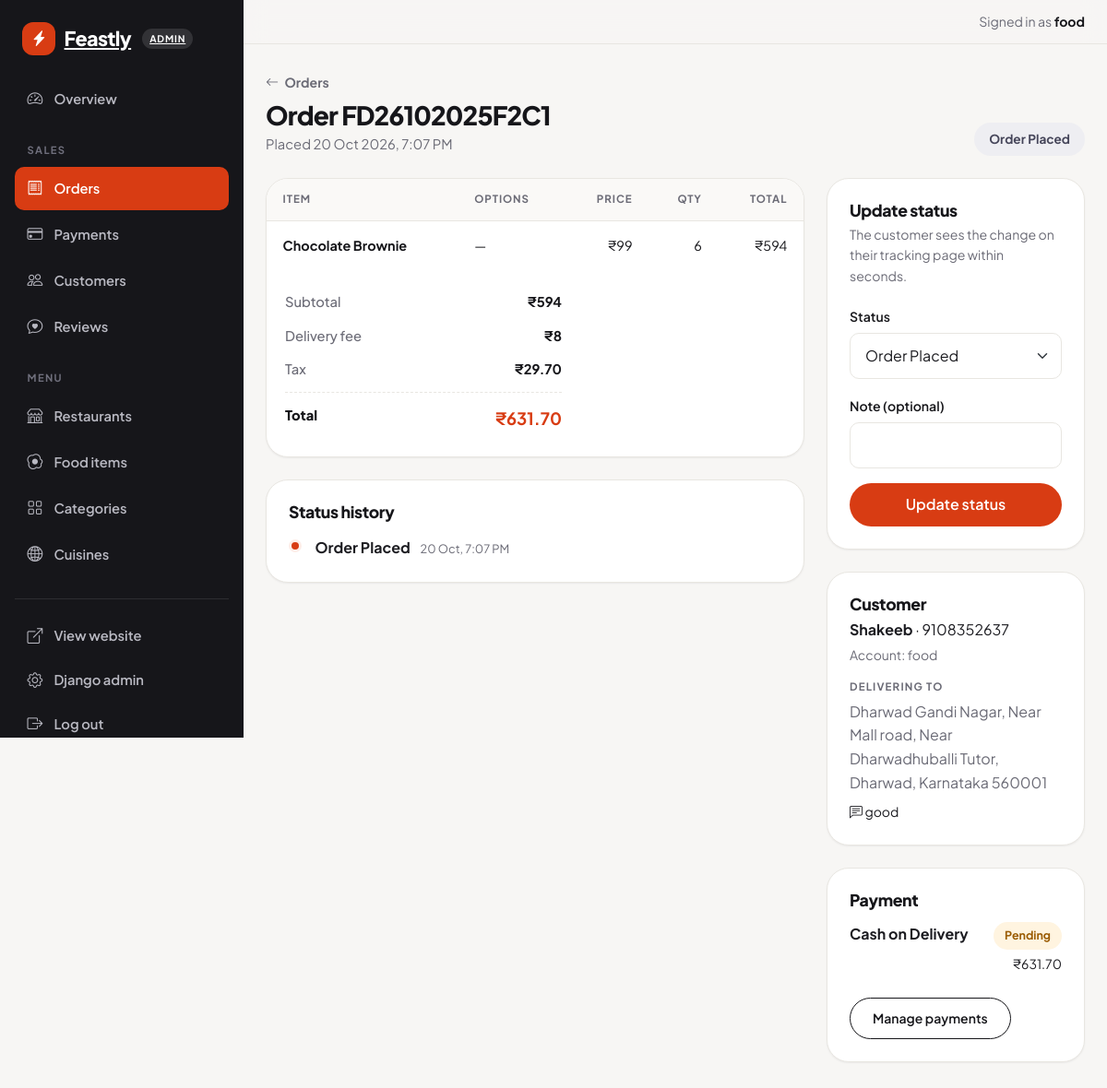
Screenshot of /dashboard/orders/FD26102025F2C1/ (signed in) with the database file from the repository.
### orders/models.py (models this page shows, shortened)
class Order(TimeStampedModel):
    class Status(models.TextChoices):
        PLACED = "placed", "Order Placed"
        CONFIRMED = "confirmed", "Restaurant Confirmed"
        PREPARING = "preparing", "Preparing"
        OUT_FOR_DELIVERY = "out_for_delivery", "Out for Delivery"
        DELIVERED = "delivered", "Delivered"
        CANCELLED = "cancelled", "Cancelled"
    order_number = models.CharField(max_length=20, unique=True, editable=False)
    user = models.ForeignKey(settings.AUTH_USER_MODEL, on_delete=models.SET_NULL, null=True, related_name="orders")
    restaurant = models.ForeignKey(
        "restaurants.Restaurant", on_delete=models.SET_NULL, null=True, related_name="orders"
    )
    restaurant_name = models.CharField(max_length=120)  # snapshot: history survives restaurant deletion
    status = models.CharField(max_length=20, choices=Status.choices, default=Status.PLACED)
    contact_name = models.CharField(max_length=100)
    contact_phone = models.CharField(max_length=14, validators=[phone_validator])
    delivery_address = models.TextField()
    notes = models.TextField(blank=True)
    subtotal = models.DecimalField(max_digits=10, decimal_places=2)
    delivery_fee = models.DecimalField(max_digits=8, decimal_places=2, default=0)
    tax = models.DecimalField(max_digits=8, decimal_places=2, default=0)
    discount = models.DecimalField(max_digits=8, decimal_places=2, default=0)
    total = models.DecimalField(max_digits=10, decimal_places=2)
    coupon = models.ForeignKey(Coupon, on_delete=models.SET_NULL, null=True, blank=True, related_name="orders")
    estimated_delivery_at = models.DateTimeField(null=True, blank=True)
    class Meta:
        ordering = ["-created_at"]
        indexes = [
            models.Index(fields=["user", "-created_at"]),
            models.Index(fields=["status", "-created_at"]),
            models.Index(fields=["restaurant", "-created_at"]),
        ]
        constraints = [
            models.CheckConstraint(condition=models.Q(total__gte=0), name="orders_order_total_non_negative"),
        ]

class OrderItem(TimeStampedModel):
    order = models.ForeignKey(Order, on_delete=models.CASCADE, related_name="items")
    food_item = models.ForeignKey("menu.FoodItem", on_delete=models.SET_NULL, null=True, related_name="+")
    name = models.CharField(max_length=120)  # snapshot
    size_name = models.CharField(max_length=40, blank=True)
    extras = models.JSONField(default=list, blank=True)  # list of extra names at time of order
    unit_price = models.DecimalField(max_digits=8, decimal_places=2)
    quantity = models.PositiveSmallIntegerField(default=1)
    class Meta:
        constraints = [
            models.CheckConstraint(condition=models.Q(quantity__gte=1), name="orders_orderitem_quantity_min_one"),
        ]
    @property
    def line_total(self):
        return self.unit_price * self.quantity

class OrderStatusEvent(TimeStampedModel):
    order = models.ForeignKey(Order, on_delete=models.CASCADE, related_name="status_history")
    status = models.CharField(max_length=20, choices=Order.Status.choices)
    note = models.CharField(max_length=200, blank=True)
    class Meta:
        ordering = ["created_at", "id"]
        indexes = [models.Index(fields=["order", "created_at"])]

### payments/models.py (models this page shows, shortened)
class Payment(TimeStampedModel):
    class Method(models.TextChoices):
        COD = "cod", "Cash on Delivery"
        CARD = "card", "Card"
        UPI = "upi", "UPI"
        NETBANKING = "netbanking", "Net Banking"
    class Status(models.TextChoices):
        PENDING = "pending", "Pending"
        PAID = "paid", "Paid"
        FAILED = "failed", "Failed"
        REFUNDED = "refunded", "Refunded"
    order = models.ForeignKey("orders.Order", on_delete=models.PROTECT, related_name="payments")
    method = models.CharField(max_length=15, choices=Method.choices)
    status = models.CharField(max_length=10, choices=Status.choices, default=Status.PENDING)
    amount = models.DecimalField(max_digits=10, decimal_places=2)
    transaction_id = models.CharField(max_length=100, blank=True)
    gateway_response = models.JSONField(default=dict, blank=True)
    paid_at = models.DateTimeField(null=True, blank=True)
    class Meta:
        ordering = ["-created_at"]
        indexes = [
            models.Index(fields=["status", "-created_at"]),
            models.Index(fields=["transaction_id"]),
        ]
        constraints = [
            models.CheckConstraint(condition=models.Q(amount__gte=0), name="payments_payment_amount_non_negative"),
        ]

### dashboard/views.py (the view, shortened to what this page needs)
# urls.py: path("orders/<str:order_number>/", views.OrderDetailView.as_view(), name="order_detail"),
class OrderDetailView(StaffRequiredMixin, View):
    def get_order(self, order_number):
        return get_object_or_404(
            Order.objects.select_related("user").prefetch_related("items", "payments", "status_history"),
            order_number=order_number,
        )
    def show(self, request, order, form):
        return render(request, "dashboard/order_detail.html", {
            "resource": RESOURCES["orders"], "active": "orders", "order": order, "form": form,
            "payments": order.payments.all(), "history": order.status_history.all(),
        })
    def get(self, request, order_number):
        order = self.get_order(order_number)
        return self.show(request, order, OrderStatusForm(initial={"status": order.status}))

### templates/dashboard/order_detail.html (shortened to what this page needs)
{% extends "dashboard/layout.html" %}
{% load dashboard_extras %}
{% block content %}
<div class="dash-head">
  <div>
    <a href="{% url 'dashboard:orders_list' %}" class="back-link"><i class="bi bi-arrow-left"></i> Orders</a>
    <h1 class="dash-title mt-2">Order {{ order.order_number }}</h1>
    <p class="dash-sub">Placed {{ order.created_at|date:"d M Y, g:i A" }}</p>
  </div>
  <span class="badge-soft badge-lg {{ order.status|badge_class }}">{{ order.get_status_display }}</span>
</div>
<div class="row g-4">
  <div class="col-lg-8">
    <section class="dash-card dash-card-flush mb-4">
      <div class="dash-table-wrap">
        <table class="dash-table">
          <thead>
            <tr><th scope="col">Item</th><th scope="col">Options</th><th scope="col" class="text-end">Price</th><th scope="col" class="text-end">Qty</th><th scope="col" class="text-end">Total</th></tr>
          </thead>
          <tbody>
            {% for item in order.items.all %}
              <tr>
                <td data-label="Item"><strong>{{ item.name }}</strong></td>
                <td data-label="Options">{% if not item.size_name and not item.extras %}&mdash;{% endif %}</td>
                <td class="text-end" data-label="Price">₹{{ item.unit_price|floatformat:"-2" }}</td>
                <td class="text-end" data-label="Qty">{{ item.quantity }}</td>
                <td class="text-end" data-label="Total">₹{{ item.line_total|floatformat:"-2" }}</td>
              </tr>
            {% endfor %}
          </tbody>
        </table>
      </div>
      <dl class="summary-rows dash-totals">
        <div class="summary-row"><dt>Subtotal</dt><dd>₹{{ order.subtotal|floatformat:"-2" }}</dd></div>
        <div class="summary-row"><dt>Delivery fee</dt><dd>{% if order.delivery_fee %}₹{{ order.delivery_fee|floatformat:"-2" }}{% else %}Free{% endif %}</dd></div>
        <div class="summary-row"><dt>Tax</dt><dd>₹{{ order.tax|floatformat:"-2" }}</dd></div>
        <div class="summary-row summary-total"><dt>Total</dt><dd>₹{{ order.total|floatformat:"-2" }}</dd></div>
      </dl>
    </section>
    <section class="dash-card">
      <h2 class="dash-card-title">Status history</h2>
      <ol class="history">
        {% for event in history %}
          <li>
            <span class="history-dot"></span>
            <div>
              <strong>{{ event.get_status_display }}</strong>
              <span class="history-time">{{ event.created_at|date:"d M, g:i A" }}</span>
            </div>
          </li>
        {% endfor %}
      </ol>
    </section>
  </div>
  <div class="col-lg-4">
    <section class="dash-card mb-4">
      <h2 class="dash-card-title">Update status</h2>
      <p class="dash-card-sub">The customer sees the change on their tracking page within seconds.</p>
      <form method="post" novalidate>
        <div class="mb-3">
          <label class="form-label" for="{{ form.status.id_for_label }}">Status</label>
          {{ form.status }}
        </div>
        <div class="mb-3">
          <label class="form-label" for="{{ form.note.id_for_label }}">{{ form.note.label }}</label>
          {{ form.note }}
        </div>
        <button type="submit" class="btn btn-accent w-100">Update status</button>
      </form>
    </section>
    <section class="dash-card mb-4">
      <h2 class="dash-card-title">Customer</h2>
      <p class="mb-1"><strong>{{ order.contact_name }}</strong> &middot; {{ order.contact_phone }}</p>
      {% if order.user %}<p class="small text-muted-soft mb-3">Account: {{ order.user.username }}{% if order.user.email %} &middot; {{ order.user.email }}{% endif %}</p>{% endif %}
      <h3 class="detail-block-title">Delivering to</h3>
      <p class="mb-0 text-muted-soft">{{ order.delivery_address }}</p>
      {% if order.notes %}<p class="mt-2 mb-0 small"><i class="bi bi-chat-left-text"></i> {{ order.notes }}</p>{% endif %}
    </section>
    <section class="dash-card">
      <h2 class="dash-card-title">Payment</h2>
      {% for payment in payments %}
        <div class="pay-row">
          <div>
            <strong>{{ payment.get_method_display }}</strong>
          </div>
          <div class="text-end">
            <span class="badge-soft {{ payment.status|badge_class }}">{{ payment.get_status_display }}</span>
            <span class="d-block small mt-1">₹{{ payment.amount|floatformat:"-2" }}</span>
          </div>
        </div>
      {% empty %}
        <p class="text-muted-soft mb-0">No payment recorded.</p>
      {% endfor %}
      <a href="{% url 'dashboard:payments_list' %}?q={{ order.order_number }}" class="btn btn-outline-ink btn-sm mt-3">Manage payments</a>
    </section>
  </div>
</div>
{% endblock %}

### templates/dashboard/layout.html (shortened to what this page needs)
{% load static %}<!DOCTYPE html>
<html lang="en">
<head>
  <link href="https://cdn.jsdelivr.net/npm/bootstrap@5.3.3/dist/css/bootstrap.min.css" rel="stylesheet">
  <link href="https://cdn.jsdelivr.net/npm/bootstrap-icons@1.11.3/font/bootstrap-icons.min.css" rel="stylesheet">
  <link href="{% static 'css/main.css' %}" rel="stylesheet">
  <link href="{% static 'css/components.css' %}" rel="stylesheet">
  <link href="{% static 'css/dashboard.css' %}" rel="stylesheet">
</head>
<body class="dash-body">
  <div class="dash">
    <aside class="dash-sidebar" id="dashSidebar" aria-label="Dashboard menu">
      <a class="brand brand-light" href="{% url 'dashboard:overview' %}">
        <span class="brand-mark"><i class="bi bi-lightning-charge-fill"></i></span>
        Feastly <span class="dash-tag">Admin</span>
      </a>
      <nav class="dash-nav">
        <a class="dash-link {% if active == 'overview' %}is-active{% endif %}" href="{% url 'dashboard:overview' %}"><i class="bi bi-speedometer2"></i> Overview</a>
        <p class="dash-group">Sales</p>
        <a class="dash-link {% if active == 'orders' %}is-active{% endif %}" href="{% url 'dashboard:orders_list' %}"><i class="bi bi-receipt"></i> Orders</a>
        <a class="dash-link {% if active == 'payments' %}is-active{% endif %}" href="{% url 'dashboard:payments_list' %}"><i class="bi bi-credit-card"></i> Payments</a>
        <a class="dash-link {% if active == 'customers' %}is-active{% endif %}" href="{% url 'dashboard:customers_list' %}"><i class="bi bi-people"></i> Customers</a>
        <a class="dash-link {% if active == 'reviews' %}is-active{% endif %}" href="{% url 'dashboard:reviews_list' %}"><i class="bi bi-chat-heart"></i> Reviews</a>
        <p class="dash-group">Menu</p>
        <a class="dash-link {% if active == 'restaurants' %}is-active{% endif %}" href="{% url 'dashboard:restaurants_list' %}"><i class="bi bi-shop"></i> Restaurants</a>
        <a class="dash-link {% if active == 'foods' %}is-active{% endif %}" href="{% url 'dashboard:foods_list' %}"><i class="bi bi-egg-fried"></i> Food items</a>
        <a class="dash-link {% if active == 'categories' %}is-active{% endif %}" href="{% url 'dashboard:categories_list' %}"><i class="bi bi-grid"></i> Categories</a>
        <a class="dash-link {% if active == 'cuisines' %}is-active{% endif %}" href="{% url 'dashboard:cuisines_list' %}"><i class="bi bi-globe2"></i> Cuisines</a>
      </nav>
      <div class="dash-foot">
        <a class="dash-link" href="{% url 'home' %}"><i class="bi bi-box-arrow-up-right"></i> View website</a>
        <a class="dash-link" href="{% url 'admin:index' %}"><i class="bi bi-gear"></i> Django admin</a>
        <form method="post" action="{% url 'accounts:logout' %}">
          <button type="submit" class="dash-link dash-logout"><i class="bi bi-box-arrow-right"></i> Log out</button>
        </form>
      </div>
    </aside>
    <div class="dash-main">
      <header class="dash-topbar">
        <span class="dash-welcome">Signed in as <strong>{{ user.username }}</strong></span>
      </header>
      <main class="dash-content" id="main-content">
        {% block content %}{% endblock %}
      </main>
    </div>
  </div>
</body>
</html>

### rows the page displays
Order: order_number "FD26102025F2C1", created_at "20 Oct 2026, 7:07 PM", status "Order Placed", subtotal "594", delivery_fee "8", tax "29.70", total "631.70", contact_name "Shakeeb", contact_phone "9108352637", user.username "food", delivery_address "Dharwad Gandi Nagar, Near Mall road, Near Dharwadhuballi Tutor, Dharwad, Karnataka 560001", notes "good"
OrderItem: name "Chocolate Brownie", unit_price "99", quantity "6", line_total "594"
OrderStatusEvent: status "Order Placed", created_at "20 Oct, 7:07 PM"
Payment: method "Cash on Delivery", status "Pending", amount "631.70"

### other values shown
{{ user.username }} "food"
